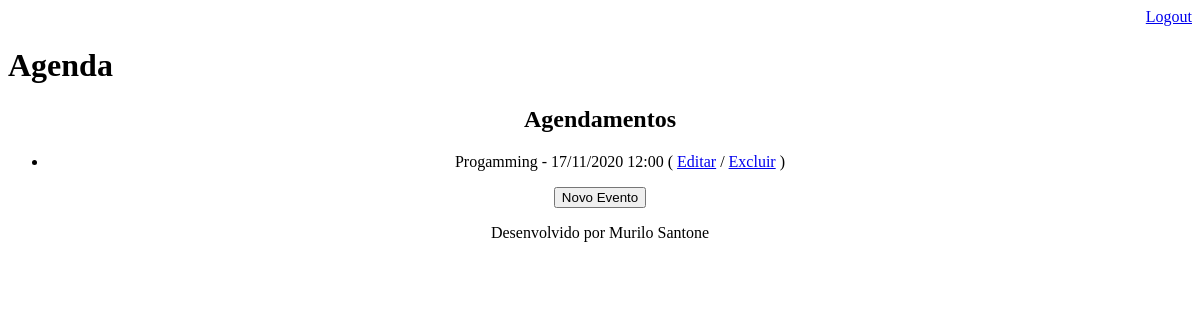
Page /agenda/ (signed in) on the earlier database version.
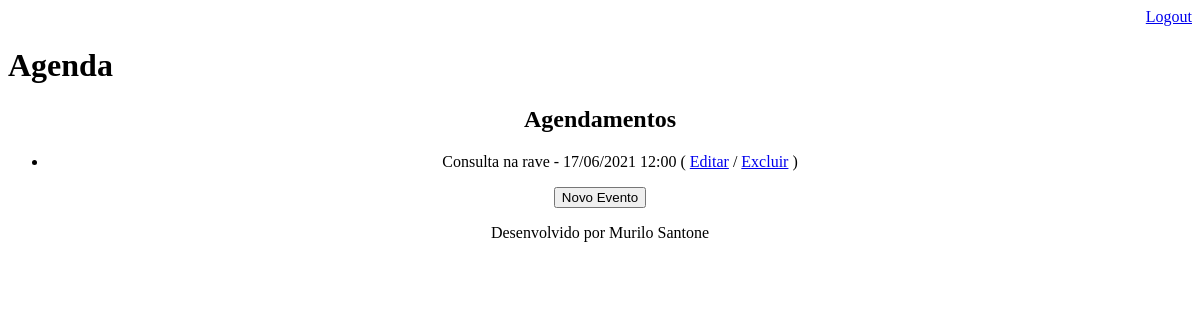
Same page on the later database version.
### core/models.py (models this page shows, shortened)
class Evento(models.Model):
    titulo = models.CharField(max_length=100) #informo o titulo e o max de caracteres
    local_evento = models.CharField(max_length=50)  # campo para local do evento
    descricao = models.TextField(blank=True, null=True) #informo a descrição que pode ficar em branco e nulo
    data_evento = models.DateTimeField(verbose_name='data do evento') #informo para o usuário colocar o dia do evento
    data_criacao = models.DateTimeField(auto_now=True) #me retorna a hora que foi criado o evento.
    usuario = models.ForeignKey(User, on_delete=models.CASCADE) #mostrar usuários cadastrados import funçao django
    class Meta:
        db_table = 'evento' #informo o nome da tabela
    def get_data_criacao(self):
        return self.data_evento.strftime('%d/%m/%Y %H:%M')

### core/views.py (the view)
# urls.py: path('agenda/',views.lista_eventos),
@login_required(login_url='/login/') #autenticação de login de pagina
def lista_eventos(request):
    usuario = request.user
    evento = Evento.objects.filter(usuario=usuario)
    response = {'eventos':evento}
    return render(request, 'agenda.html', response)

### templates/agenda.html
{% extends "model-page.html" %}
{% block content %}
    <div align="center">
    <h2>Agendamentos</h2>
    <ul>
        {% for evento in eventos %}
            <li>{{evento.titulo}} - {{evento.get_data_criacao}}
                ( <a href="evento/?id={{ evento.id }}/"> Editar</a>
                / <a href="evento/delete/{{ evento.id }}/"> Excluir</a> )</li>
        {% endfor %}
    </ul>
    <a href="evento/">
        <button type="button">Novo Evento</button>
    </a>
    </div>
{% endblock %}

Differences in the rows shown:
removed Evento: titulo "Progamming", get_data_criacao "17/11/2020 12:00"
added Evento: titulo "Consulta na rave", get_data_criacao "17/06/2021 12:00"
